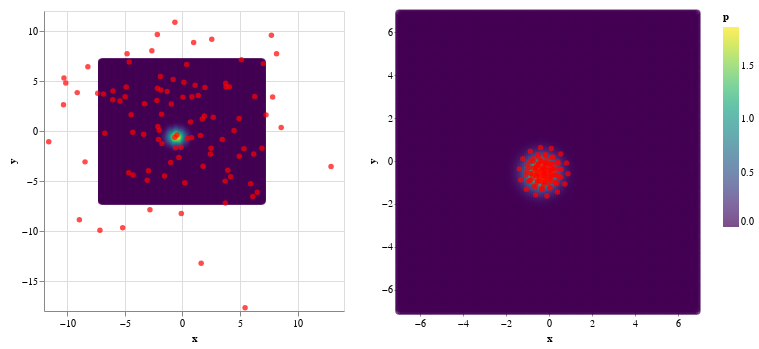

Notebook code for this chart:
### Code cell
n = 100
X_init = (5 * torch.randn(n, *gmm.event_shape)).to(device)
X_init.device

X = X_init.clone()
svgd = SVGD(cost_prob, K, optim.Adam([X], lr=1e-1))
for _ in range(1000):
    svgd.step(X)
    
gmm_chart = get_density_chart(cost_prob, d=7.0, step=0.1)

(gmm_chart + get_particles_chart(X_init.cpu().numpy())) | (gmm_chart + get_particles_chart(X.cpu().numpy()))

### Figure 1 — Vega-Lite specification as saved in the notebook (floating-point values rounded to 4 significant figures; data arrays with more than 128 entries replaced by an {"elided": "..."} marker saying what was removed)
{"config": {"view": {"continuousWidth": 300, "continuousHeight": 300}}, "hconcat": [{"layer": [{"data": {"name": "data-8b97eb78c9aea0a49be380fe79b6f4b1"}, "mark": {"type": "point"}, "encoding": {"color": {"field": "p", "scale": {"scheme": "viridis"}, "type": "quantitative"}, "tooltip": [{"field": "x", "type": "quantitative"}, {"field": "y", "type": "quantitative"}, {"field": "p", "type": "quantitative"}], "x": {"field": "x", "type": "quantitative"}, "y": {"field": "y", "type": "quantitative"}}}, {"data": {"name": "data-64864757f28edd4f6c9e4d6c073e58a1"}, "mark": {"type": "circle", "color": "red"}, "encoding": {"x": {"field": "x", "type": "quantitative"}, "y": {"field": "y", "type": "quantitative"}}}]}, {"layer": [{"data": {"name": "data-8b97eb78c9aea0a49be380fe79b6f4b1"}, "mark": {"type": "point"}, "encoding": {"color": {"field": "p", "scale": {"scheme": "viridis"}, "type": "quantitative"}, "tooltip": [{"field": "x", "type": "quantitative"}, {"field": "y", "type": "quantitative"}, {"field": "p", "type": "quantitative"}], "x": {"field": "x", "type": "quantitative"}, "y": {"field": "y", "type": "quantitative"}}}, {"data": {"name": "data-309c35fc46b671551f707b29e5d7e927"}, "mark": {"type": "circle", "color": "red"}, "encoding": {"x": {"field": "x", "type": "quantitative"}, "y": {"field": "y", "type": "quantitative"}}}]}], "$schema": "https://vega.github.io/schema/vega-lite/v5.15.1.json", "datasets": {"data-8b97eb78c9aea0a49be380fe79b6f4b1": {"elided": "19600 records"}, "data-64864757f28edd4f6c9e4d6c073e58a1": [{"x": -1.782, "y": -1.262}, {"x": -6.844, "y": 3.693}, {"x": 5.333, "y": -1.783}, {"x": -2.131, "y": 0.4558}, {"x": -2.173, "y": 4.269}, {"x": -3.367, "y": -0.3184}, {"x": 4.907, "y": 1.249}, {"x": -2.651, "y": 8.033}, {"x": -1.877, "y": 4.105}, {"x": 1.946, "y": 4.342}, {"x": -8.197, "y": 6.418}, {"x": -0.658, "y": -0.6238}, {"x": 3.746, "y": 4.773}, {"x": 6.092, "y": -6.546}, {"x": -9.119, "y": 3.838}, {"x": -0.5914, "y": -1.677}, {"x": -2.178, "y": 9.657}, {"x": 0.4211, "y": -0.7399}, {"x": -3.302, "y": 2.726}, {"x": 1.621, "y": -13.23}, {"x": -4.66, "y": -4.17}, {"x": 6.172, "y": -2.309}, {"x": 2.54, "y": 9.184}, {"x": -11.59, "y": -1.067}, {"x": -10.11, "y": 4.807}, {"x": 8.557, "y": 0.3539}, {"x": -4.8, "y": 7.726}, {"x": -2.216, "y": 3.046}, {"x": 5.906, "y": -5.28}, {"x": -4.611, "y": 6.906}, {"x": 1.892, "y": 1.489}, {"x": -6.042, "y": 3.115}, {"x": 4.926, "y": -2.522}, {"x": 7.814, "y": 3.398}, {"x": 6.261, "y": 3.444}, {"x": -4.446, "y": 1.619}, {"x": -0.6561, "y": 10.87}, {"x": 1.369, "y": 3.547}, {"x": -0.969, "y": 2.7}, {"x": 1.099, "y": 4.574}, {"x": -2.01, "y": 0.08008}, {"x": -4.972, "y": 3.432}, {"x": 0.9717, "y": 8.858}, {"x": -8.933, "y": -8.868}, {"x": -1.906, "y": 5.458}, {"x": 6.894, "y": -1.714}, {"x": -1.556, "y": -4.496}, {"x": 2.418, "y": -2.309}, {"x": 7.708, "y": 9.57}, {"x": 3.776, "y": 4.407}, {"x": 0.1221, "y": 4.885}, {"x": 5.109, "y": 7.128}, {"x": 7.01, "y": 6.738}, {"x": 1.55, "y": -0.4474}, {"x": -1.021, "y": -3.16}, {"x": 0.03707, "y": 3.388}, {"x": -2.949, "y": -3.979}, {"x": -10.31, "y": 2.636}, {"x": -0.3152, "y": -2.649}, {"x": -4.28, "y": -4.39}, {"x": 4.471, "y": 0.04931}, {"x": 7.245, "y": 1.613}, {"x": 0.7009, "y": 0.9012}, {"x": 4.06, "y": 4.419}, {"x": 6.488, "y": -6.131}, {"x": 3.446, "y": -0.8507}, {"x": -2.082, "y": -0.8514}, {"x": -3.055, "y": -4.917}, {"x": -6.733, "y": -0.2326}, {"x": 0.196, "y": -5.179}, {"x": -0.4759, "y": -0.4097}, {"x": 5.425, "y": -17.68}, {"x": -0.1003, "y": -8.243}, {"x": -4.305, "y": -0.1303}, {"x": -5.42, "y": 3.002}, {"x": -4.873, "y": 4.4}, {"x": 0.363, "y": 6.64}, {"x": 1.786, "y": -3.516}, {"x": -0.8058, "y": 5.145}, {"x": 4.177, "y": -4.568}, {"x": -7.348, "y": 3.768}, {"x": 0.8166, "y": 3.434}, {"x": -2.818, "y": -7.866}, {"x": -1.321, "y": 3.958}, {"x": -8.442, "y": -3.087}, {"x": 3.695, "y": -5.012}, {"x": 2.477, "y": -1.728}, {"x": -10.27, "y": 5.289}, {"x": -6.019, "y": 3.991}, {"x": 8.155, "y": 7.731}, {"x": 0.8044, "y": -0.6753}, {"x": 1.72, "y": 1.211}, {"x": 3.713, "y": -7.189}, {"x": -7.151, "y": -9.925}, {"x": 3.93, "y": -3.932}, {"x": -0.1248, "y": -1.627}, {"x": -5.18, "y": -9.669}, {"x": -1.806, "y": 1.687}, {"x": 12.88, "y": -3.542}, {"x": 2.667, "y": 1.374}], "data-309c35fc46b671551f707b29e5d7e927": [{"x": -0.5504, "y": -0.4895}, {"x": -0.8985, "y": -0.3089}, {"x": 0.4461, "y": -0.7238}, {"x": -0.15, "y": -0.4422}, {"x": -0.1132, "y": -0.1114}, {"x": -0.05152, "y": -0.7977}, {"x": 0.3198, "y": -0.6181}, {"x": -0.1726, "y": 0.262}, {"x": -0.2372, "y": -0.1345}, {"x": -0.487, "y": -0.1292}, {"x": -1.218, "y": 0.1031}, {"x": 0.1011, "y": -0.7363}, {"x": 0.09508, "y": -0.108}, {"x": 0.393, "y": -1.45}, {"x": -1.082, "y": -0.6371}, {"x": 0.1981, "y": -0.3655}, {"x": 0.1105, "y": 0.5872}, {"x": -0.3037, "y": -0.5497}, {"x": -0.1708, "y": -0.7252}, {"x": -0.3208, "y": -1.317}, {"x": -0.6215, "y": -0.6734}, {"x": 0.4789, "y": -0.3864}, {"x": -0.1668, "y": 0.3053}, {"x": -0.9456, "y": -0.9321}, {"x": -1.03, "y": -0.45}, {"x": 0.8856, "y": -0.5936}, {"x": -0.8756, "y": 0.455}, {"x": -0.02574, "y": -0.5715}, {"x": 0.3222, "y": -1.008}, {"x": -0.7512, "y": 0.1227}, {"x": -0.5477, "y": -0.9944}, {"x": -0.854, "y": -0.5882}, {"x": 0.3016, "y": -0.3759}, {"x": 0.5656, "y": -0.399}, {"x": 0.4211, "y": -0.109}, {"x": -0.709, "y": -1.162}, {"x": -0.3946, "y": 0.6332}, {"x": -0.332, "y": -0.3292}, {"x": -0.2428, "y": -0.7051}, {"x": -0.1755, "y": -0.07843}, {"x": -0.2612, "y": -0.3236}, {"x": -0.7289, "y": -0.3384}, {"x": -0.5187, "y": 0.2938}, {"x": -1.056, "y": -1.317}, {"x": -0.09008, "y": 0.06772}, {"x": 0.5449, "y": -0.7415}, {"x": -0.3935, "y": -0.6735}, {"x": -0.5647, "y": -0.682}, {"x": 0.1774, "y": 0.1823}, {"x": 0.02694, "y": -0.1589}, {"x": -0.3971, "y": 0.005477}, {"x": 0.1461, "y": 0.1658}, {"x": 0.4117, "y": -0.03957}, {"x": -0.5775, "y": -0.2353}, {"x": -0.1327, "y": -0.2903}, {"x": -0.4307, "y": -0.375}, {"x": 0.06817, "y": -0.3338}, {"x": -1.325, "y": -0.8819}, {"x": 0.1025, "y": -0.6294}, {"x": -0.4366, "y": -0.7665}, {"x": 0.224, "y": -0.669}, {"x": 0.7369, "y": -1.076}, {"x": 0.04823, "y": -0.8347}, {"x": 0.1775, "y": -0.1404}, {"x": 0.3497, "y": -1.048}, {"x": -0.1394, "y": -0.5834}, {"x": -0.242, "y": -0.5715}, {"x": -0.1657, "y": -0.9663}, {"x": -0.875, "y": -0.9116}, {"x": -0.3289, "y": -1.268}, {"x": -0.2393, "y": -0.8463}, {"x": -0.09532, "y": -1.638}, {"x": 0.03916, "y": -1.228}, {"x": -0.6302, "y": -0.4096}, {"x": -0.7847, "y": -0.5878}, {"x": -0.7224, "y": -0.01575}, {"x": -0.4823, "y": 0.1829}, {"x": -0.6162, "y": -0.289}, {"x": -0.3506, "y": 0.01268}, {"x": 0.1465, "y": -0.9421}, {"x": -1.016, "y": -0.1906}, {"x": -0.1819, "y": -0.3679}, {"x": -0.6285, "y": -1.202}, {"x": -0.4826, "y": -0.1634}, {"x": -0.7649, "y": -0.7924}, {"x": -0.03239, "y": -0.9986}, {"x": -0.5365, "y": -0.5871}, {"x": -1.385, "y": -0.3695}, {"x": -0.858, "y": -0.03776}, {"x": 0.5429, "y": 0.3233}, {"x": 0.08139, "y": -0.4554}, {"x": -0.5385, "y": -0.906}, {"x": -0.2277, "y": -1.088}, {"x": -0.6138, "y": -1.588}, {"x": 0.07416, "y": -0.4316}, {"x": -0.3513, "y": -0.4595}, {"x": 0.04646, "y": -1.266}, {"x": -0.3081, "y": -0.975}, {"x": 0.8194, "y": -0.09802}, {"x": -0.4595, "y": -0.9176}]}}
